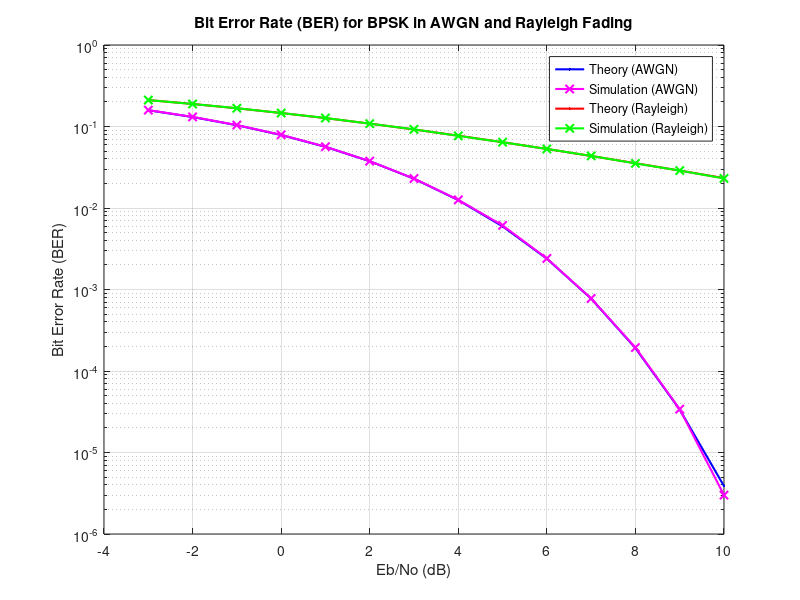

The MATLAB script that drew this image:
% initlization
N = 10^6; 
Eb_No_dB = -3:10; 
Eb_No = 10.^(Eb_No_dB / 10);


% generate Random Bits 
ip = rand(1, N) > 0.5;

% BPSK modulation
s = 2 * ip - 1; 

% arrays to store BER for each Eb/No
nErr_AWGN = zeros(1, length(Eb_No_dB));
nErr_Rayleigh = zeros(1, length(Eb_No_dB));

% noise
n = 1/sqrt(2) * (randn(1, N) + 1j * randn(1, N));

% simulation for each Eb/No value
for ii = 1:length(Eb_No_dB)
    % AWGN
    y_AWGN = s + 10^(-Eb_No_dB(ii)/20) * n;

    % h rayleigh
    h_Rayleigh = 1/sqrt(2) * (randn(1, N) + 1j * randn(1, N));
    
     % signal with fading
    y_Rayleigh = h_Rayleigh .* s + 10^(-Eb_No_dB(ii)/20) * n;

    % equalization
    y_equalized = y_Rayleigh ./ h_Rayleigh;

    % decoding received signal back to bits
    ipHat_AWGN = real(y_AWGN) > 0;
    ipHat_Rayleigh = real(y_equalized) > 0;

    % count errors
    nErr_AWGN(ii) = sum(ip ~= ipHat_AWGN);
    nErr_Rayleigh(ii) = sum(ip ~= ipHat_Rayleigh);
end

% simulated BER
simBer_AWGN = nErr_AWGN / N; 
simBer_Rayleigh = nErr_Rayleigh / N;

% theoretical BER
theoryBer_AWGN = 0.5 * erfc(sqrt(Eb_No));
theoryBer_Rayleigh = 0.5 * (1 - sqrt(Eb_No ./ (1 + Eb_No)));

% plot
figure;
semilogy(Eb_No_dB, theoryBer_AWGN, 'b.-', 'LineWidth', 1.5); hold on;
semilogy(Eb_No_dB, simBer_AWGN, 'mx-', 'LineWidth', 1.5);
semilogy(Eb_No_dB, theoryBer_Rayleigh, 'r.-', 'LineWidth', 1.5);
semilogy(Eb_No_dB, simBer_Rayleigh, 'gx-', 'LineWidth', 1.5);
grid on;
legend('Theory (AWGN)', 'Simulation (AWGN)', 'Theory (Rayleigh)', 'Simulation (Rayleigh)');
xlabel('Eb/No (dB)');
ylabel('Bit Error Rate (BER)');
title('Bit Error Rate (BER) for BPSK in AWGN and Rayleigh Fading');
